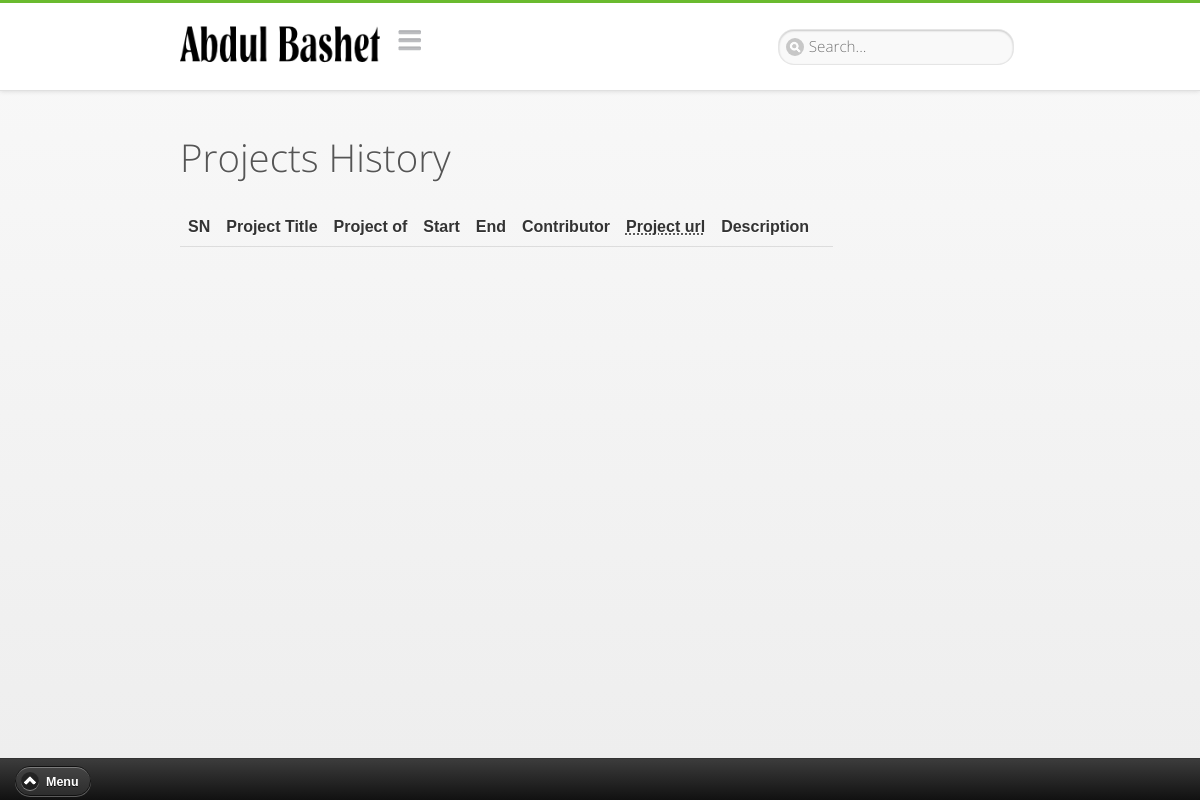
/Projects/index.php, run on an earlier commit of the app's database.
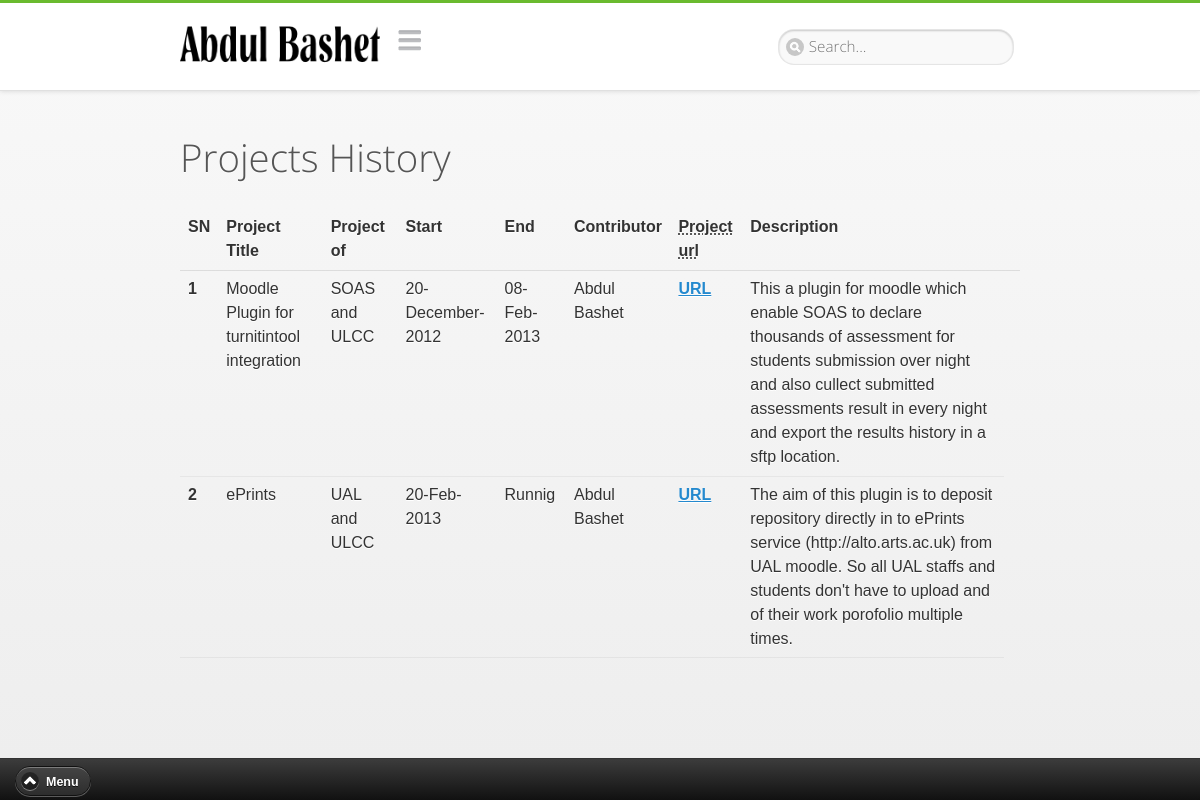
And on a later commit of the database.
### tables this page shows
CREATE TABLE IF NOT EXISTS `project_history` (
  `id` int(11) NOT NULL AUTO_INCREMENT,
  `project_id` int(11) NOT NULL,
  `title` varchar(50) NOT NULL,
  `project_of` varchar(45) DEFAULT NULL,
  `startdate` varchar(20) DEFAULT NULL,
  `enddate` varchar(20) DEFAULT NULL,
  `descriptions` text,
  `contributer` text,
  `url` varchar(45) DEFAULT NULL,
  `display_order` int(11) NOT NULL,
  `modified` timestamp NOT NULL DEFAULT CURRENT_TIMESTAMP ON UPDATE CURRENT_TIMESTAMP,
  PRIMARY KEY (`id`),
  KEY `work_id_idx` (`project_id`)
);

### config.php (called while the page is built, shortened)
<?php
$CFG = new stdClass();
$CFG->dbhost    ='localhost';
$CFG->dbname    = 'cv';
$CFG->dbuser    = 'cv';
$CFG->dbpass    = 'ZA6Ttvj8jv2D9axB';
$mysqli = new mysqli($CFG->dbhost, $CFG->dbuser, $CFG->dbpass, $CFG->dbname);
$sql = "Select * from user where username='bashet'";
if ($result = $mysqli->query($sql)) {
    while($obj = $result->fetch_object()){
        $CFG->userid     = $obj->id;
    }
}
?>

### Projects/content.php (the view, shortened to what this page needs)
<?php
include('../config.php');
global $CFG;
$content = '';
$mysqli = new mysqli($CFG->dbhost, $CFG->dbuser, $CFG->dbpass, $CFG->dbname);
$sql = "SELECT project_history.title as title, project_history.project_of as project_of, project_history.startdate as startdate,
        project_history.enddate as enddate, project_history.descriptions as description, project_history.contributer as contributer, project_history.url as projecturl
        FROM project INNER JOIN project_history ON project.id = project_history.project_id
        WHERE (((project.user)=$CFG->userid))
        ORDER BY project_history.display_order";
$content .= '<table data-role="table" id="table" data-mode="reflow" class="ui-responsive table-stroke">
                  <thead>
                        <tr>
                              <th data-priority="1">SN</th>
                              <th data-priority="persist">Project Title</th>
                              <th data-priority="2">Project of</th>
                              <th data-priority="3">Start</th>
                              <th data-priority="4">End</th>
                              <th data-priority="5">Contributor</th>
                              <th data-priority="6"><abbr title="Open in new window/tab">Project url</abbr></th>
                              <th data-priority="7">Description</th>
                              <th data-priority="8"></th>
                             </tr>
                  </thead>
                  <tbody>';
if ($result = $mysqli->query($sql)) {
    $index = 1;
    while($obj = $result->fetch_object()){
        $content .= '<tr>
                        <th>'.$index.'</th>
                        <td>'.$obj->title.'</td>
                        <td>'.$obj->project_of.'</td>
                        <td>'.$obj->startdate.'</td>
                        <td>'.$obj->enddate.'</td>
                        <td>'.$obj->contributer.'</td>
                        <td><a href ="'. addhttp($obj->projecturl).'" data-rel="external" target="blank">URL</a></td>
                        <td>'.$obj->description.'</td>
                    </tr>';
        $index++;
    }
}
$content .= '</tbody>
             </table>';
echo $content;
function addhttp($url) {
    if (!preg_match("~^(?:f|ht)tps?://~i", $url)) {
        $url = "http://" . $url;
    }
    return $url;
}
?>

### Projects/index.php (shortened to what this page needs)
<!DOCTYPE html>
<html>
<head>
    <link rel="stylesheet" href="../style.css">
    <link rel="stylesheet"  href="../css/themes/default/jquery.mobile-1.3.0.css">
    <link rel="stylesheet" href="../assets/css/style.css">
</head>
<body>
<div data-role="page" class="jqm-demos jqm-demos-index">
    <div data-role="header" class="jqm-header">
        <h1 class="jqm-logo"><a href="../"><img src="../images/abdulbashet.png" alt="Abdul Bashet"></a></h1>
        <a href="#" class="jqm-navmenu-link" data-icon="bars" data-iconpos="notext">Navigation</a>
        <div class="jqm-search">
        </div>
    </div>
    <div data-role="content" class="jqm-content">
        <h1>Projects History</h1>
        <?php include('content.php');?>
    </div>
    <?php include('../common/footer.php');?>
</div>
</body>
</html>

### common/footer.php (shortened to what this page needs)
<div data-role="footer" class="ui-bar" data-position="fixed">
    <a href="#" class="jqm-navmenu-link" data-icon="arrow-u">Menu</a>
</div>

### assets/css/style.css (style rules this page uses)
.jqm-demos img { max-width: 100%; }
body, .jqm-demos { background-color: #fefefe; }
.jqm-header { background: #fff; border-top: 3px solid #6ABA2F; border-bottom: 1px solid #e0e0e0; color: #777; text-shadow: 0 1px 0 #fff; -webkit-box-shadow: 0 0 5px rgba(0,0,0,.15); -moz-box-shadow: 0 0 5px rgba(0,0,0,.15); box-shadow: 0 0 5px rgba(0,0,0,.15); }
.jqm-header h1.jqm-logo { font-size: 1em; margin: .6em 3.375em; }
.jqm-header .jqm-logo a { display: inline-block; text-decoration: none; min-height: 40px; }
.jqm-header .jqm-logo img { display: block; width: 140px; height: auto; }
.jqm-header > .ui-btn { width: 31px; height: 31px; -webkit-border-radius: 0; border-radius: 0; }
.jqm-header > .ui-btn, .jqm-header.ui-header-fixed.ui-fixed-hidden > .ui-btn-icon-notext { top: 1.1em; }
.jqm-header .jqm-navmenu-link { left: 15px; }
.jqm-header > .ui-btn, .jqm-header > .ui-btn .ui-btn-inner { border: none; background: none; }
.jqm-header > .ui-btn, .jqm-header > .ui-btn .ui-icon { -webkit-box-shadow: none; -moz-box-shadow: none; box-shadow: none; }
.jqm-search { display: none; background: #eee; border-top: 1px solid transparent; padding: 0 .7em; }
@media all and (min-width:46em) { .jqm-header h1.jqm-logo { text-align: left; margin: .8em 0 .8em 15%; } }
@media all and (min-width:46em) { .jqm-header .jqm-logo a { min-height: 57px; } }
@media all and (min-width:46em) { .jqm-header .jqm-logo img { display: block; width: 200px; height: auto; } }
@media all and (min-width:46em) { .jqm-header > .ui-btn, .jqm-header.ui-header-fixed.ui-fixed-hidden > .ui-btn-icon-notext { top: 1.4em; } }
@media all and (min-width:46em) { .jqm-header .jqm-navmenu-link { left: 15%; margin-left: 215px; } }
@media all and (min-width:46em) { .ui-panel-animate.ui-panel-content-wrap > .ui-header.jqm-header { position: relative; } }
@media all and (min-width:46em) { .jqm-search, .jqm-search-toggle .jqm-search { display: block; position: absolute; top: 1.58125em; right: 15%; background: none; border: none; } }
.jqm-content > h1 { font-family: 'Open Sans', sans-serif; font-weight: 300; font-size: 2.4em; color: #555; clear:both; }
@media all and (min-width:46em) { .jqm-demos .jqm-content { padding: 15px 15% 4.5em; } }

What changed in the data, as far as the page shows it:
added project_history: title "Moodle Plugin for turnitintool integration", project_of "SOAS and ULCC", startdate "20-December-2012", enddate "08-Feb-2013", contributer "Abdul Bashet", descriptions "This a plugin for moodle which enable SOAS to declare thousands of assessment for students submission over night and also cullect submitted assessments result in every night and export the results history in a sftp location."
added project_history: title "ePrints", project_of "UAL and ULCC", startdate "20-Feb-2013", enddate "Runnig", contributer "Abdul Bashet", descriptions "The aim of this plugin is to deposit repository directly in to ePrints service (http://alto.arts.ac.uk) from UAL moodle. So all UAL staffs and students don't have to upload and of their work porofolio multiple times."
